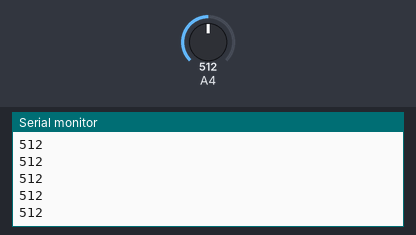
Bench run of a sketch on a simulated Arduino Uno, built with avr-gcc and run on an emulated ATmega328P. Parts: the last lines printed to the serial monitor. The inputs (shaded band) are chosen by the test bench; at power-on: A4 = 512.

Above: at 1.2 s.
1.3 s: A4 set to 716
At 1.58 s:
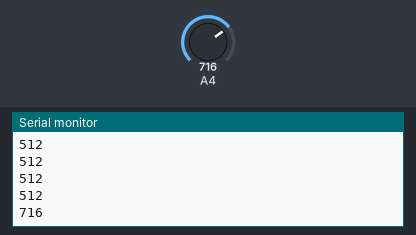
2.8 s: A4 set to 900
At 2.98 s:
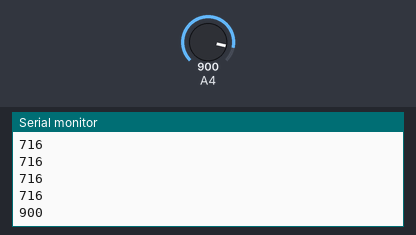
Timing chart, 0 to 5.8 s (numbered marks = the images above; inputs shaded):
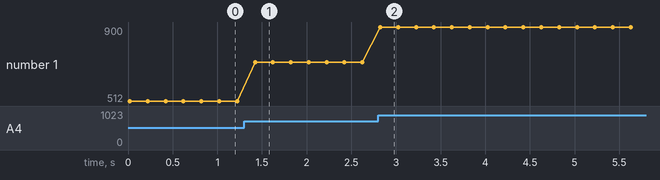

Measured:
- after the input at 1.3 s, the serial monitor: prints a new line after 0.12 s (image 1)
- after the input at 2.8 s, the serial monitor: prints a new line at once (image 2)
- plotted number 1: 512 → 716 after the input at 1.3 s, 716 → 900 after the input at 2.8 s

The sketch:

adc.ino
```cpp
void setup() {

  ADMUX = 4;              //canal 4 = PC4 = A4
  // Configurar el pin como entrada
  DDRC &= ~(1 << PC4);
  //Vref interno = 01
  ADMUX &= ~(1<<REFS1);
  ADMUX |= (1<<REFS0);

  ADMUX &= ~(1<<ADLAR);     //ajuste a la derecha de la salida de 10 bits

  delay(20);  //esperar a que se estabilice el voltaje

  // Configurar el prescaler a 128, debe ser siempre menor a 200KHz
  ADCSRA |= (1 << ADPS2) | (1 << ADPS1) | (1 << ADPS0);

  ADCSRA |= (1 << ADEN);    // Habilitar el ADC
  //DDRC = 0;
  Serial.begin(9600);

}

void loop() {

  ADCSRA |= (1 << ADSC);        // Iniciar la conversión
  while (ADCSRA & (1 << ADSC)); // Esperar a que la conversión termine
  uint16_t adcValue = ADC;      // obtener los 10 bits de la conversión ADCH:ADCL

  Serial.println(adcValue);
  delay(200);
}
```
